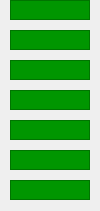
   <widget class="QWidget" native="1" name="widget_4" >
    <property name="geometry" >
     <rect>
      <x>200</x>
      <y>30</y>
      <width>100</width>
      <height>211</height>
     </rect>
    </property>
    <property name="styleSheet" >
     <string>color: rgb(0, 0, 0);</string>
    </property>
    <widget class="CALabel" name="caLabel_16" >
     <property name="geometry" >
      <rect>
       <x>10</x>
       <y>0</y>
       <width>80</width>
       <height>20</height>
      </rect>
     </property>
     <property name="font" >
      <font/>
     </property>
     <property name="styleSheet" >
      <string>QWidget { background-color: #009600; }</string>
     </property>
     <property name="frameShape" >
      <enum>QFrame::StyledPanel</enum>
     </property>
     <property name="alignment" >
      <set>Qt::AlignRight|Qt::AlignTrailing|Qt::AlignVCenter</set>
     </property>
     <property name="indent" >
      <number>10</number>
     </property>
     <property name="pvname" >
      <string>QDS:PFC_02UP_CHV:C14:AI03:V_OUT</string>
     </property>
     <property name="dmode" stdset="0" >
      <enum>CALabel::Double</enum>
     </property>
     <property name="cmode" stdset="0" >
      <enum>CALabel::Alarm</enum>
     </property>
    </widget>
    <widget class="CALabel" name="caLabel_17" >
     <property name="geometry" >
      <rect>
       <x>10</x>
       <y>30</y>
       <width>80</width>
       <height>20</height>
      </rect>
     </property>
     <property name="font" >
      <font/>
     </property>
     <property name="styleSheet" >
      <string>QWidget { background-color: #009600; }</string>
     </property>
     <property name="frameShape" >
      <enum>QFrame::StyledPanel</enum>
     </property>
     <property name="alignment" >
      <set>Qt::AlignRight|Qt::AlignTrailing|Qt::AlignVCenter</set>
     </property>
     <property name="indent" >
      <number>10</number>
     </property>
     <property name="pvname" >
      <string>QDS:PFC_02UP_BHV:B23:AI03:V_OUT</string>
     </property>
     <property name="dmode" stdset="0" >
      <enum>CALabel::Double</enum>
     </property>
     <property name="cmode" stdset="0" >
      <enum>CALabel::Alarm</enum>
     </property>
    </widget>
    <widget class="CALabel" name="caLabel_18" >
     <property name="geometry" >
      <rect>
       <x>10</x>
       <y>60</y>
       <width>80</width>
       <height>20</height>
      </rect>
     </property>
     <property name="font" >
      <font/>
     </property>
     <property name="styleSheet" >
      <string>QWidget { background-color: #009600; }</string>
     </property>
     <property name="frameShape" >
      <enum>QFrame::StyledPanel</enum>
     </property>
     <property name="alignment" >
      <set>Qt::AlignRight|Qt::AlignTrailing|Qt::AlignVCenter</set>
     </property>
     <property name="indent" >
      <number>10</number>
     </property>
     <property name="pvname" >
      <string>QDS:PFC_02LO_CHV:C15:AI03:V_OUT</string>
     </property>
     <property name="dmode" stdset="0" >
      <enum>CALabel::Double</enum>
     </property>
     <property name="cmode" stdset="0" >
      <enum>CALabel::Alarm</enum>
     </property>
    </widget>
    <widget class="CALabel" name="caLabel_19" >
     <property name="geometry" >
      <rect>
       <x>10</x>
       <y>90</y>
       <width>80</width>
       <height>20</height>
      </rect>
     </property>
     <property name="font" >
      <font/>
     </property>
     <property name="styleSheet" >
      <string>QWidget { background-color: #009600; }</string>
     </property>
     <property name="frameShape" >
      <enum>QFrame::StyledPanel</enum>
     </property>
     <property name="alignment" >
      <set>Qt::AlignRight|Qt::AlignTrailing|Qt::AlignVCenter</set>
     </property>
     <property name="indent" >
      <number>10</number>
     </property>
     <property name="pvname" >
      <string>QDS:PFC_02LO_BHV:B24:AI03:V_OUT</string>
     </property>
     <property name="dmode" stdset="0" >
      <enum>CALabel::Double</enum>
     </property>
     <property name="cmode" stdset="0" >
      <enum>CALabel::Alarm</enum>
     </property>
    </widget>
    <widget class="CALabel" name="caLabel_20" >
     <property name="geometry" >
      <rect>
       <x>10</x>
       <y>120</y>
       <width>80</width>
       <height>20</height>
      </rect>
     </property>
     <property name="font" >
      <font/>
     </property>
     <property name="styleSheet" >
      <string>QWidget { background-color: #009600; }</string>
     </property>
     <property name="frameShape" >
      <enum>QFrame::StyledPanel</enum>
     </property>
     <property name="alignment" >
      <set>Qt::AlignRight|Qt::AlignTrailing|Qt::AlignVCenter</set>
     </property>
     <property name="indent" >
      <number>10</number>
     </property>
     <property name="pvname" >
      <string>QDS:PFB_02UP_CHV:C16:AI03:V_OUT</string>
     </property>
     <property name="dmode" stdset="0" >
      <enum>CALabel::Double</enum>
     </property>
     <property name="cmode" stdset="0" >
      <enum>CALabel::Alarm</enum>
     </property>
    </widget>
    <widget class="CALabel" name="caLabel_21" >
     <property name="geometry" >
      <rect>
       <x>10</x>
       <y>150</y>
       <width>80</width>
       <height>20</height>
      </rect>
     </property>
     <property name="font" >
      <font/>
     </property>
     <property name="styleSheet" >
      <string>QWidget { background-color: #009600; }</string>
     </property>
     <property name="frameShape" >
      <enum>QFrame::StyledPanel</enum>
     </property>
     <property name="alignment" >
      <set>Qt::AlignRight|Qt::AlignTrailing|Qt::AlignVCenter</set>
     </property>
     <property name="indent" >
      <number>10</number>
     </property>
     <property name="pvname" >
      <string>QDS:PFB_02LN_CHV:C17:AI03:V_OUT</string>
     </property>
     <property name="dmode" stdset="0" >
      <enum>CALabel::Double</enum>
     </property>
     <property name="cmode" stdset="0" >
      <enum>CALabel::Alarm</enum>
     </property>
    </widget>
    <widget class="CALabel" name="caLabel_22" >
     <property name="geometry" >
      <rect>
       <x>10</x>
       <y>180</y>
       <width>80</width>
       <height>20</height>
      </rect>
     </property>
     <property name="font" >
      <font/>
     </property>
     <property name="styleSheet" >
      <string>QWidget { background-color: #009600; }</string>
     </property>
     <property name="frameShape" >
      <enum>QFrame::StyledPanel</enum>
     </property>
     <property name="alignment" >
      <set>Qt::AlignRight|Qt::AlignTrailing|Qt::AlignVCenter</set>
     </property>
     <property name="indent" >
      <number>10</number>
     </property>
     <property name="pvname" >
      <string>QDS:PFB_02IT_CHV:C18:AI03:V_OUT</string>
     </property>
     <property name="dmode" stdset="0" >
      <enum>CALabel::Double</enum>
     </property>
     <property name="cmode" stdset="0" >
      <enum>CALabel::Alarm</enum>
     </property>
    </widget>
   </widget>
